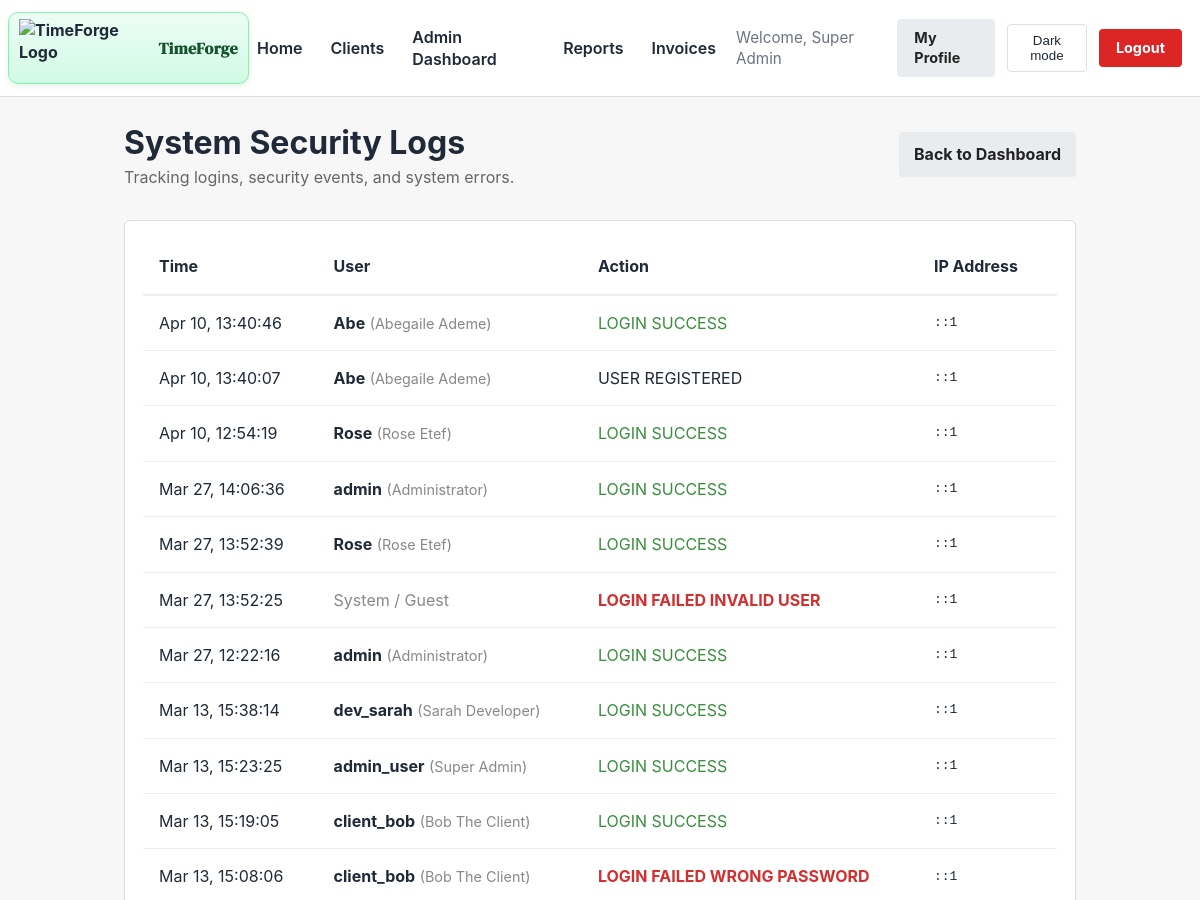
Page /admin/audit_logs.php (signed in, upper part) on the earlier database version.
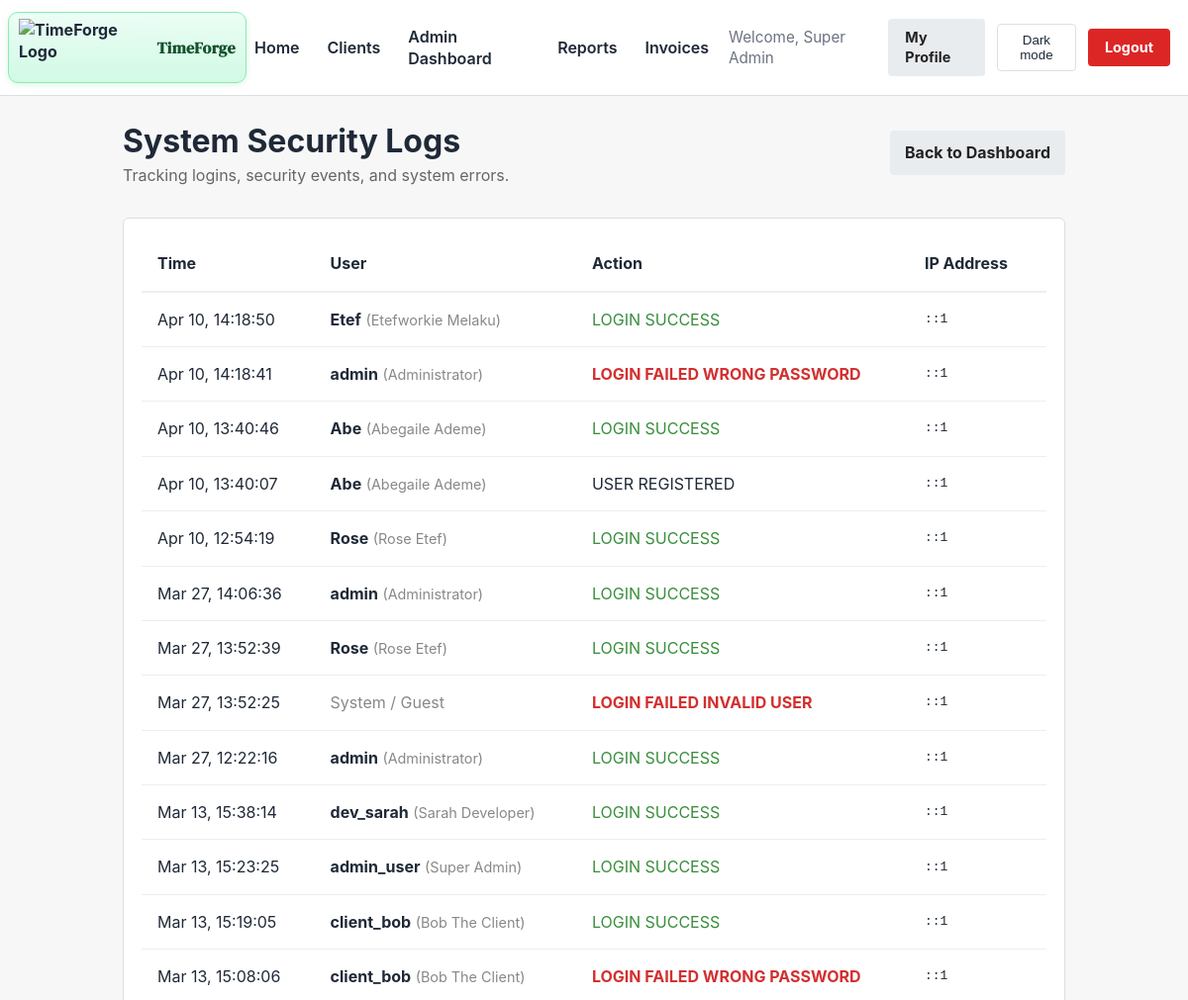
Same page on the later database version.
### tables this page shows
CREATE TABLE `audit_logs` (
  `id` int(11) NOT NULL,
  `user_id` int(11) NOT NULL,
  `action` varchar(100) NOT NULL,
  `ip_address` varchar(45) DEFAULT NULL,
  `user_agent` text DEFAULT NULL,
  `created_at` timestamp NOT NULL DEFAULT current_timestamp()
);

CREATE TABLE `users` (
  `id` int(11) NOT NULL,
  `company_id` int(11) DEFAULT NULL,
  `username` varchar(50) NOT NULL,
  `email` varchar(100) NOT NULL,
  `password` varchar(255) NOT NULL,
  `role` enum('admin','freelancer','client') NOT NULL DEFAULT 'freelancer',
  `full_name` varchar(100) NOT NULL,
  `company_name` varchar(150) DEFAULT NULL,
  `business_tagline` varchar(200) DEFAULT NULL,
  `is_active` tinyint(1) DEFAULT 1,
  `last_login` datetime DEFAULT NULL,
  `last_active_at` datetime DEFAULT NULL,
  `current_project_id` int(11) DEFAULT NULL,
  `password_reset_token` varchar(255) DEFAULT NULL,
  `password_reset_expires` datetime DEFAULT NULL,
  `created_at` timestamp NOT NULL DEFAULT current_timestamp(),
  `updated_at` timestamp NOT NULL DEFAULT current_timestamp() ON UPDATE current_timestamp()
);

### src/Core/Auth.php (called while the page is built, shortened)
<?php
function devBypassEnabled() {
    return defined('DEV_AUTH_BYPASS') && DEV_AUTH_BYPASS === true;
}
function getCurrentUser() {
    return isset($_SESSION['user_id']) ? $_SESSION : null;
}
function isLoggedIn() {
    return isset($_SESSION['user_id']) && !empty($_SESSION['user_id']);
}
function hasRole($role) {
    return isset($_SESSION['role']) && $_SESSION['role'] === $role;
}

### admin/audit_logs.php (the view, shortened to what this page needs)
<?php
require_once __DIR__ . '/../includes/auth.php';
try {
    $sql = "
        SELECT al.*, u.username, u.full_name
        FROM audit_logs al
        LEFT JOIN users u ON al.user_id = u.id
        ORDER BY al.created_at DESC
        LIMIT 100
    ";
    $stmt = $pdo->query($sql);
    $logs = $stmt->fetchAll(PDO::FETCH_ASSOC);
} catch (PDOException $e) {
    die("Error fetching logs: " . $e->getMessage());
}
?>
<!DOCTYPE html>
<html lang="en">
<head>
    <link rel="stylesheet" href="/TimeForge_Capstone/css/style.css">
</head>
<body>
    <?php include_once __DIR__ . '/../includes/header_partial.php'; ?>
    <div class="container">
        <div style="display: flex; justify-content: space-between; align-items: center; margin-bottom: 2rem;">
            <div>
                <h1>System Security Logs</h1>
                <p style="color: #666;">Tracking logins, security events, and system errors.</p>
            </div>
            <a href="/TimeForge_Capstone/admin/dashboard.php" class="btn btn-secondary">Back to Dashboard</a>
        </div>
        <div class="card">
            <div style="overflow-x: auto;">
                <table style="width: 100%; border-collapse: collapse;">
                    <thead>
                        <tr style="border-bottom: 2px solid #eee; text-align: left;">
                            <th style="padding: 1rem;">Time</th>
                            <th style="padding: 1rem;">User</th>
                            <th style="padding: 1rem;">Action</th>
                            <th style="padding: 1rem;">IP Address</th>
                        </tr>
                    </thead>
                    <tbody>
                        <?php foreach ($logs as $log):
                            $actionClass = '';
                            if (strpos($log['action'], 'failed') !== false) $actionClass = 'color: #d32f2f; font-weight: bold;';
                            elseif (strpos($log['action'], 'success') !== false) $actionClass = 'color: #388e3c;';
                        ?>
                        <tr style="border-bottom: 1px solid #eee;">
                            <td style="padding: 1rem; white-space: nowrap;">
                                <?= date('M j, H:i:s', strtotime($log['created_at'])) ?>
                            </td>
                            <td style="padding: 1rem;">
                                <?php if ($log['user_id'] && $log['username']): ?>
                                    <strong><?= htmlspecialchars($log['username']) ?></strong>
                                    <span style="color: #888; font-size: 0.9em;">(<?= htmlspecialchars($log['full_name']) ?>)</span>
                                <?php else: ?>
                                    <span style="color: #888;">System / Guest</span>
                                <?php endif; ?>
                            </td>
                            <td style="padding: 1rem; <?= $actionClass ?>">
                                <?= htmlspecialchars(str_replace('_', ' ', strtoupper($log['action']))) ?>
                            </td>
                            <td style="padding: 1rem; font-family: monospace;">
                                <?= htmlspecialchars($log['ip_address']) ?>
                            </td>
                        </tr>
                        <?php endforeach; ?>
                    </tbody>
                </table>
            </div>
        </div>
    </div>
</body>
</html>

### includes/header_partial.php (shortened to what this page needs)
<?php
require_once __DIR__ . '/auth.php';
$current_user = getCurrentUser();
?>
<header>
  <div class="logo">
    <a href="/TimeForge_Capstone/index.php?view=welcome" class="logo-link">
      <img src="/TimeForge_Capstone/icons/logo.png" alt="TimeForge Logo">
      <span>TimeForge</span>
    </a>
  </div>
  <nav>
    <a href="/TimeForge_Capstone/index.php">Home</a>
    <?php if (isLoggedIn()): ?>
      <?php if (hasRole('client')): ?>
        <a href="/TimeForge_Capstone/client/dashboard.php">My Dashboard</a>
        <a href="/TimeForge_Capstone/client/projects.php">My Projects</a>
        <a href="/TimeForge_Capstone/invoices/history.php">Invoices</a>
      <?php else: ?>
        <a href="/TimeForge_Capstone/clients.php">Clients</a>
        <?php if (hasRole('admin')): ?>
          <a href="/TimeForge_Capstone/admin/dashboard.php">Admin Dashboard</a>
          <a href="/TimeForge_Capstone/admin/reports.php">Reports</a>
          <a href="/TimeForge_Capstone/invoices/history.php">Invoices</a>
        <?php elseif (hasRole('freelancer')): ?>
          <a href="/TimeForge_Capstone/freelancer/dashboard.php">Freelancer Portal</a>
        <?php endif; ?>
      <?php endif; ?>
      <span class="nav-text">Welcome, <?php echo htmlspecialchars($current_user['full_name'] ?? 'User'); ?></span>
      <a href="/TimeForge_Capstone/profile.php" class="btn btn-secondary btn-compact">My Profile</a>
      <button id="themeToggle" class="theme-toggle">Dark mode</button>
      <a href="/TimeForge_Capstone/includes/logout.php" class="btn btn-danger btn-compact">Logout</a>
    <?php else: ?>
      <button id="themeToggle" class="theme-toggle">Dark mode</button>
      <a href="/TimeForge_Capstone/login.php">Login</a>
      <a href="/TimeForge_Capstone/register.php">Register</a>
    <?php endif; ?>
  </nav>
</header>
<link rel="stylesheet" href="/TimeForge_Capstone/css/style.css">
<link rel="stylesheet" href="/TimeForge_Capstone/css/time_tracker.css">

### css/style.css (style rules this page uses)
* { margin: 0; padding: 0; box-sizing: border-box; }
html, body { height: 100%; }
body { font-family: -apple-system, BlinkMacSystemFont, "Segoe UI", Roboto, Arial, sans-serif; background: #f7f7f8; color: #1f2937; line-height: 1.4; transition: background-color 0.3s ease, color 0.3s ease; }
.logo span { font-family: 'DM Serif Display', serif; letter-spacing: 0.4px; }
a { color: #2563eb; text-decoration: none; }
.container { max-width: 1000px; margin: 0 auto; padding: 24px; }
header { background: #ffffff; border-bottom: 1px solid #dedfe3; padding: 12px 18px 12px 8px; display: flex; align-items: center; justify-content: space-between; }
.logo { display: flex; align-items: center; gap: 10px; font-weight: 700; color: #1f2937; }
.logo a { display: flex; align-items: center; gap: 10px; color: #1f2937; text-decoration: none; padding: 6px 10px; border: 1px solid #86efac; border-radius: 10px; background: linear-gradient(180deg, #ecfdf5 0%, #d1fae5 100%); box-shadow: 0 2px 6px rgba(22, 163, 74, 0.12); transition: transform 120ms ease, filter 120ms ease, box-shadow 120ms ease; }
.logo a span { color: #14532d; }
.logo img { height: 58px; width: auto; display: block; transition: transform 120ms ease, filter 120ms ease; }
nav { display: flex; align-items: center; gap: 12px; }
nav a { color: #1f2937; font-weight: 600; padding: 6px 8px; border-radius: 4px; }
.nav-text { color: #6b7280; font-size: 0.95rem; }
.card { background: #ffffff; border: 1px solid #dedfe3; border-radius: 6px; padding: 18px; box-shadow: 0 1px 2px rgba(0, 0, 0, 0.06); }
.btn { display: inline-block; padding: 10px 14px; border-radius: 4px; border: 1px solid transparent; font-weight: 700; cursor: pointer; }
.btn-danger { background: #dc2626; color: #fff; }
.theme-toggle { background: transparent; border: 1px solid #dedfe3; color: #1f2937; padding: 8px 10px; border-radius: 4px; }
.btn-secondary { background: #e9ecef; color: #222; }
.btn-compact { padding: 0.5rem 1rem; font-size: 0.9rem; }

### css/time_tracker.css (style rules this page uses)
:root { --tf-timer-bg: #1e1e2d; --tf-timer-text: #ffffff; --tf-timer-accent: #00d2b5; --tf-timer-danger: #ff5b5b; --tf-timer-idle: #f39c12; }

Differences in the rows shown:
added audit_logs: created_at "Apr 10, 14:18:50", user.username "Etef", user.full_name "Etefworkie Melaku", action "LOGIN SUCCESS", ip_address "::1"
added audit_logs: created_at "Apr 10, 14:18:41", user.username "admin", user.full_name "Administrator", action "LOGIN FAILED WRONG PASSWORD", ip_address "::1"
